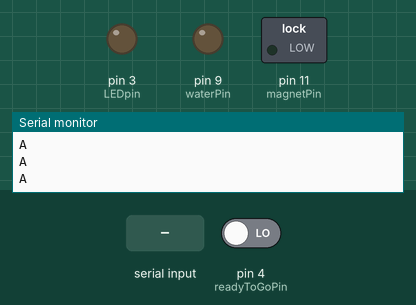
Recording of a sketch running on a simulated Arduino Uno, built with avr-gcc and run on an emulated ATmega328P. Shown: switched loads named in the sketch (green lamp = pin HIGH), output pins drawn as LEDs (lit = HIGH), the last lines printed to the serial monitor. The inputs (shaded band) are chosen by the test bench; at power-on: pin 4 (readyToGoPin) LOW. Random numbers use the default seed unless the sketch sets one; pins used as bus, display or sensor lines are not drawn.

Above: at 1.0 s.
1.1 s: "1\n" received over Serial
2.7 s: pin 4 (readyToGoPin) driven HIGH
5.7 s: pin 4 (readyToGoPin) driven LOW
At 6.4 s:
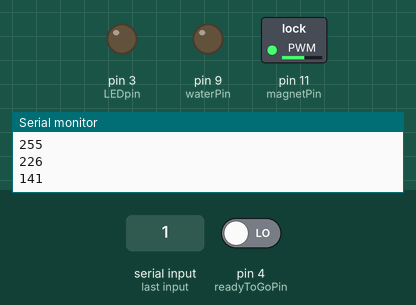
7.9 s: pin 4 (readyToGoPin) driven HIGH
At 9.27 s:
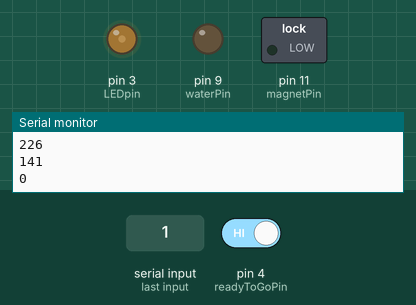
At 9.92 s:
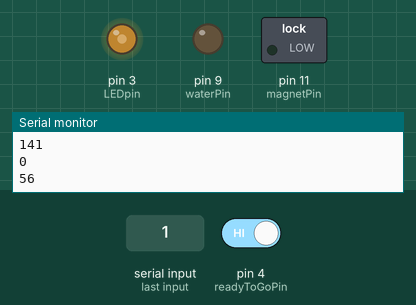
10.9 s: "0\n" received over Serial
12.4 s: byte 49 ('1') received over Serial
At 13.12 s:
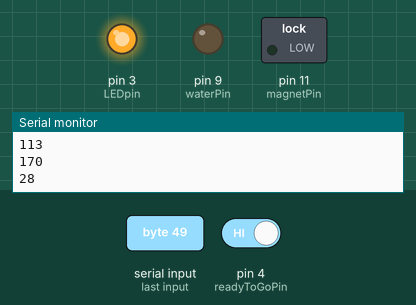
Timing chart, 0 to 16.4 s (numbered marks = the images above; inputs shaded):
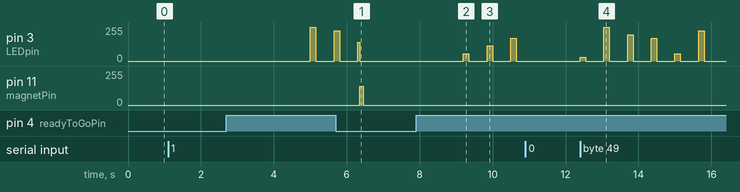

Measured:
- after the input at 5.7 s, pin 11 (magnetPin): 0/255 → 141/255 after 0.65 s, → 0/255 0.10 s later
- after the input at 7.9 s, pin 3 (LEDpin): 0/255 → 56/255 after 1.3 s, → 0/255 0.15 s later, → 113/255 0.50 s later, → 0/255 0.15 s later, … (6 changes in this stretch)
- after the input at 10.9 s, every drawn part: stays the same
- after the input at 12.4 s, pin 3 (LEDpin): 0/255 → 28/255 at once, → 0/255 0.15 s later, → 255/255 0.50 s later, → 0/255 0.15 s later, … (12 changes in this stretch)

The sketch:

HB_whisker_deflection_calibration.ino
```cpp
int state = 1;
// state1 = basic set of strengths, 5x per strength
bool Rig = true;
bool synch = true;


int outputLevels[25];
int outputWeights[25];
const int trialNumber = 50;  // num trials to allow


int magOnTime = 100;  //duration of magnet on time
int isi = 500;  //interstim interval

//Specify pins
int lickportPin = 5;
int waterPin = 9;
int magnetPin = 11;
int LEDpin = 3;
int triggerPin = 12;
int analogPin = 3;
int readyToGoPin = 4;

//init vars
int thisTrialNumber = 0;
bool stimTime = false;
bool trialRunning = false;
bool initTrial = true;
bool resetTrial = false;
bool magnetOn = false;
bool isRunning = false;
bool debug = false;
bool daqReady = true;

int valveCloseTime = 0;
int nextTrialStart = 5000;  //5 sec baseline before we start stuff
int turnOffStim = 0;
char val;  //data received from serial port


//Init Exp Defaults
int trialStartTime = 2000;
int stimVals[trialNumber];
int stimDelayStart = 50;  // send a trigger to the DAQ 50 ms before stimulus
int stimStartTime = 0;
int stimEndTime = 0;
int resetTrialTime = 0;


void chooseParams() {
      if (state==1) {
         int theLevels[10] = {0,28,56,85,113,141,170,198,226, 255};
         int theWeights[10] = {1,1, 1, 1, 1, 1, 1, 1, 1, 1};
        for (int index = 0; index < (sizeof(theWeights) / sizeof(int)); index++){
          outputLevels[index] = theLevels[index];
          outputWeights[index] = theWeights[index];
        }
      }
       if (state==2) {
         int theLevels[20] = {0,13,27,40,54,67,80,94,107,121,134,148,161,174,188,201,215,228,242,255};
         int theWeights[20] = {1,1, 1, 1, 1, 1, 1, 1, 1, 1,1,1, 1, 1, 1, 1, 1, 1, 1, 1};
        for (int index = 0; index < (sizeof(theWeights) / sizeof(int)); index++){
          outputLevels[index] = theLevels[index];
          outputWeights[index] = theWeights[index];
        }
      }
}

// the setup function runs once when you press reset or power the board
void setup() {
  Serial.begin(9600);
  pinMode(magnetPin, OUTPUT);
  pinMode(waterPin, OUTPUT);
  pinMode(LEDpin, OUTPUT);
  pinMode(lickportPin, INPUT);  // OR INTERRUPT
  analogWrite(magnetPin, 0); // make sure mag and water are closed
  digitalWrite(waterPin, LOW);
  pinMode(triggerPin, OUTPUT);
  pinMode(analogPin,OUTPUT);
  pinMode(readyToGoPin,INPUT);
  chooseParams();  populateTrials();
  stimVals[0] = 255;

  if (debug == false) {
     establishContact();
  }
  for (int i=0; i < trialNumber; i++){
  Serial.println(stimVals[i]);
  }
  thisTrialNumber = 0;//cant figure out where or how this gets reset....but this fixes it
}

void establishContact() {
  while (Serial.available() <= 0) {
    Serial.println("A");
    delay(300);
  }
}


// the loop function runs over and over again forever
void loop() {
   //FIRST, determine if the trial is running
   //read serial input = 1 turns on the system 0 turns it off
   if (Serial.available()) {
      val = Serial.read();
      if (val == '1')  {
        isRunning = true;
        //nextTrialStart = nextTrialStart + 5000;
      }

      if (val == '0') {
        isRunning = false;
        analogWrite(magnetPin, 0); // make sure mag and water are closed
        digitalWrite(waterPin, LOW);
      }
  }

  if (debug == true){
    isRunning = true;
  }
  if (thisTrialNumber >= trialNumber){
      isRunning=false;
  }


  //SECOND, if its running, do trial things.
  if (isRunning == true) {


   //check to see if its ok to move to next trial
   if (digitalRead(readyToGoPin)==HIGH && daqReady == false) {
    daqReady = true;
    delay(150);
    // if we're just getting the ready signal, but the trial was gonna start in 500 ms
    // give matlab a little more time to get it right

    if (nextTrialStart<=millis()+500) {
      nextTrialStart = millis() + 500;

     // Serial.println("time extended");

    }
   }


    //HANDLE ISI

    if (trialRunning == false) {
        //if its time to start the trial, start it
        if (millis()>=nextTrialStart && daqReady==true) {
          // initialize trial
          //TEMP - don't use daq ready signal?
          //if (Rig == true && synch == true) {
          //daqReady = false;
          //}

          thisTrialNumber=thisTrialNumber + 1;

          //SEND TRIGGER TO DAQ
          digitalWrite(triggerPin,HIGH);

          analogWrite(analogPin,stimVals[thisTrialNumber-1]);  //SENT VOLTAGE TO DAQ of current trial

          //SET TIMER FOR STIMULUS ON
          stimStartTime = millis() + stimDelayStart;
          stimEndTime = stimStartTime + magOnTime;

          // start the trial!
          trialRunning = true;
          trialStartTime = millis();
          stimTime = true;
          daqReady = false;
        }
    }

    //HANDLE IN TRIAL
    //  we started a trial, and now after a brief delay to allow the DAQ to receive triggers, we turn on the stimulus
     if (millis() >= stimStartTime && trialRunning == true && stimTime == true) {
         // end triggers to daq
         digitalWrite(triggerPin,LOW);
         analogWrite(analogPin,0);
         Serial.println(stimVals[thisTrialNumber-1]);
         analogWrite(magnetPin,  stimVals[thisTrialNumber-1]);  // put voltage on the magnet
         magnetOn = true;
         stimTime = false;
     }

 //  turn off the magnet and end the trail when it's time
 if (millis()>= stimEndTime && trialRunning == true && magnetOn == true) {
     // end triggers to daq
     analogWrite(magnetPin,  0);  // put voltage on the magnet
     magnetOn = false;
	trialRunning=false;
	nextTrialStart = millis()+isi;
 }

    //Serial Communicatiom
    if (false){
      Serial.print(millis() - trialStartTime);
      Serial.print(",");
      Serial.print(thisTrialNumber);
      //Serial.print(",");
      //Serial.print(trialRewarded);
      Serial.print(",");
      //Serial.print(lickOccured);
      //Serial.print(",");
      Serial.print(stimVals[thisTrialNumber-1]);
      //Serial.print(",");
      //Serial.print(isResponseWindow);
      Serial.print(",");
      Serial.print(magnetOn);
      //Serial.print(",");
      //Serial.print(waterPortOpen);
      //Serial.print(",");
      //Serial.println(falseAlarm);
      Serial.print("\n");
    }

  }

}

void populateTrials() {


  int arraySum;
  arraySum = 0;
  //Serial.print((sizeof(outputWeights) / sizeof(int)));
  int output_size = 0;
  for (int index = 0; index < (sizeof(outputWeights) / sizeof(int)); index++)
  {
    if (outputWeights[index] != 0){
      output_size++;
    }
  }
  for (int index = 0; index < output_size; index++)
  {
    arraySum += outputWeights[index];
  }


  //int outputLevels[7] = {0,   43,   85,    128,    170,   213,  255};
  //int outputWeights[7] = {1, 2, 3, 4, 3, 2, 1};

  //populate an array containing all the necessary duplicatses...
  int weightedOutputs[arraySum];
  int i = 0;
  for (int n = 0; n < output_size; n++) {
    for (int k = 0; (k < outputWeights[n]); k++) {

      weightedOutputs[i] = outputLevels[n];
      i++;
    }
  }

  //for (int i=0; i<(sizeof(weightedOutputs)/sizeof(int)); i++)
  //   {
  //     Serial.print("weightedOutputs[ ");
  //     Serial.print(i);      Serial.print(" ] = ");
  //     Serial.println(weightedOutputs[i]);
  //   }


  i = 0;
  int arrLen = sizeof(weightedOutputs) / sizeof(int);
  while (i < trialNumber) {
    bubbleUnsort(weightedOutputs, arrLen);       //randomize the weighted trial lengths

    for (int n = 0; n < (sizeof(weightedOutputs) / sizeof(int)); n++) {
      stimVals[i] = weightedOutputs[n];
      i++;
    }

  }

//  for (int V=0; V<(14); V++)
//     {
//       Serial.print("array[ ");
//       Serial.print(V);
//       Serial.print(" ] = ");
//       Serial.println(stimVals[V]);
//     }
//

  // if (i<26) {
  //    Serial.print("stimvals of i = ");
  //    Serial.println(stimVals[i]);
  //    Serial.print("i = ");
  //    Serial.println(i);
  //    Serial.print("weightedOutputs of n = ");
  //    Serial.println(weightedOutputs[n]);
  //    Serial.print("n =  ");
  //    Serial.println(n);
  //    }


}//END POPULATE TRIALS


void bubbleUnsort(int *list, int elem)
{
  for (int a = elem - 1; a > 0; a--)
  {
    int r = random(a + 1);
    //int r = rand_range(a+1);
    if (r != a)
    {
      int temp = list[a];
      list[a] = list[r];
      list[r] = temp;
    }
  }
}
// generate a value between 0 <= x < n, thus there are n possible outputs
int rand_range(int n)
{
  int r, ul;
  ul = RAND_MAX - RAND_MAX % n;
  while ((r = random(RAND_MAX + 1)) >= ul);
  //r = random(ul);
  return r % n;
}
```
